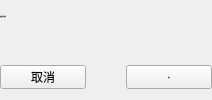
        <widget class="QWidget" name="tabWidget_5Page1_2">
         <attribute name="title">
          <string/>
         </attribute>
         <layout class="QVBoxLayout" name="verticalLayout_4" stretch="0,0,0">
          <property name="spacing">
           <number>0</number>
          </property>
          <property name="leftMargin">
           <number>0</number>
          </property>
          <property name="topMargin">
           <number>0</number>
          </property>
          <property name="rightMargin">
           <number>0</number>
          </property>
          <property name="bottomMargin">
           <number>0</number>
          </property>
          <item>
           <widget class="QLabel" name="label_4">
            <property name="minimumSize">
             <size>
              <width>0</width>
              <height>14</height>
             </size>
            </property>
            <property name="maximumSize">
             <size>
              <width>16777215</width>
              <height>14</height>
             </size>
            </property>
            <property name="font">
             <font>
              <pointsize>-1</pointsize>
              <italic>false</italic>
              <bold>false</bold>
             </font>
            </property>
            <property name="text">
             <string>设置皮肤阈值</string>
            </property>
            <property name="alignment">
             <set>Qt::AlignLeading|Qt::AlignLeft|Qt::AlignVCenter</set>
            </property>
           </widget>
          </item>
          <item>
           <widget class="QWidget" name="widget_7" native="true">
            <property name="minimumSize">
             <size>
              <width>0</width>
              <height>24</height>
             </size>
            </property>
            <property name="maximumSize">
             <size>
              <width>16777215</width>
              <height>24</height>
             </size>
            </property>
            <layout class="QHBoxLayout" name="horizontalLayout_4" stretch="4">
             <property name="spacing">
              <number>0</number>
             </property>
             <property name="leftMargin">
              <number>0</number>
             </property>
             <property name="topMargin">
              <number>0</number>
             </property>
             <property name="rightMargin">
              <number>0</number>
             </property>
             <property name="bottomMargin">
              <number>0</number>
             </property>
             <item>
              <widget class="ctkRangeWidget" name="ctkRangeWidget_2" native="true">
               <property name="minimumSize">
                <size>
                 <width>48</width>
                 <height>24</height>
                </size>
               </property>
               <property name="maximumSize">
                <size>
                 <width>16777215</width>
                 <height>24</height>
                </size>
               </property>
              </widget>
             </item>
            </layout>
           </widget>
          </item>
          <item>
           <widget class="QWidget" name="widget_10" native="true">
            <property name="minimumSize">
             <size>
              <width>0</width>
              <height>24</height>
             </size>
            </property>
            <property name="maximumSize">
             <size>
              <width>16777215</width>
              <height>24</height>
             </size>
            </property>
            <layout class="QHBoxLayout" name="horizontalLayout_15">
             <property name="spacing">
              <number>0</number>
             </property>
             <property name="leftMargin">
              <number>0</number>
             </property>
             <property name="topMargin">
              <number>0</number>
             </property>
             <property name="rightMargin">
              <number>0</number>
             </property>
             <property name="bottomMargin">
              <number>0</number>
             </property>
             <item>
              <widget class="QPushButton" name="pushButton_9">
               <property name="minimumSize">
                <size>
                 <width>86</width>
                 <height>24</height>
                </size>
               </property>
               <property name="maximumSize">
                <size>
                 <width>86</width>
                 <height>24</height>
                </size>
               </property>
               <property name="text">
                <string>取消</string>
               </property>
              </widget>
             </item>
             <item>
              <spacer name="horizontalSpacer_5">
               <property name="orientation">
                <enum>Qt::Horizontal</enum>
               </property>
               <property name="sizeHint" stdset="0">
                <size>
                 <width>40</width>
                 <height>20</height>
                </size>
               </property>
              </spacer>
             </item>
             <item>
              <widget class="QPushButton" name="pushButton_2">
               <property name="minimumSize">
                <size>
                 <width>86</width>
                 <height>24</height>
                </size>
               </property>
               <property name="maximumSize">
                <size>
                 <width>86</width>
                 <height>24</height>
                </size>
               </property>
               <property name="font">
                <font>
                 <pointsize>-1</pointsize>
                 <italic>false</italic>
                 <bold>false</bold>
                </font>
               </property>
               <property name="text">
                <string>确定</string>
               </property>
              </widget>
             </item>
            </layout>
           </widget>
          </item>
         </layout>
        </widget>
